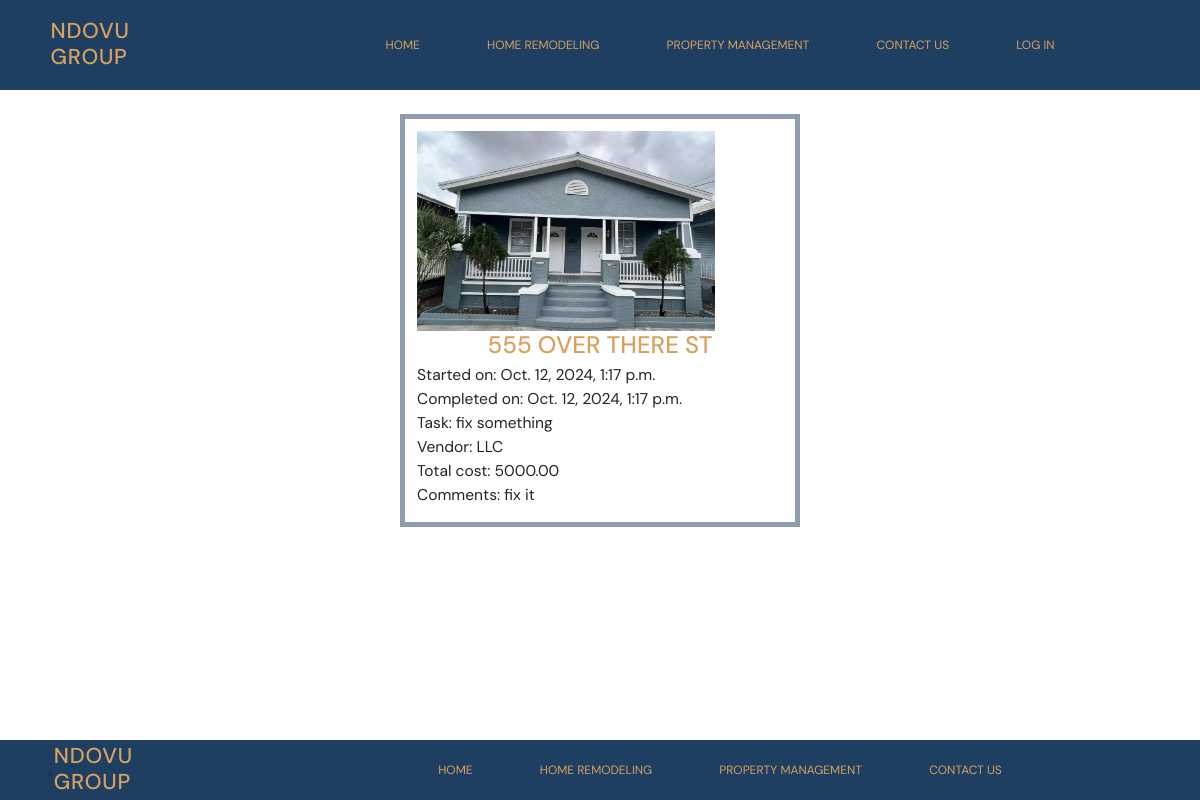
The app's page /projects/1/, older data.
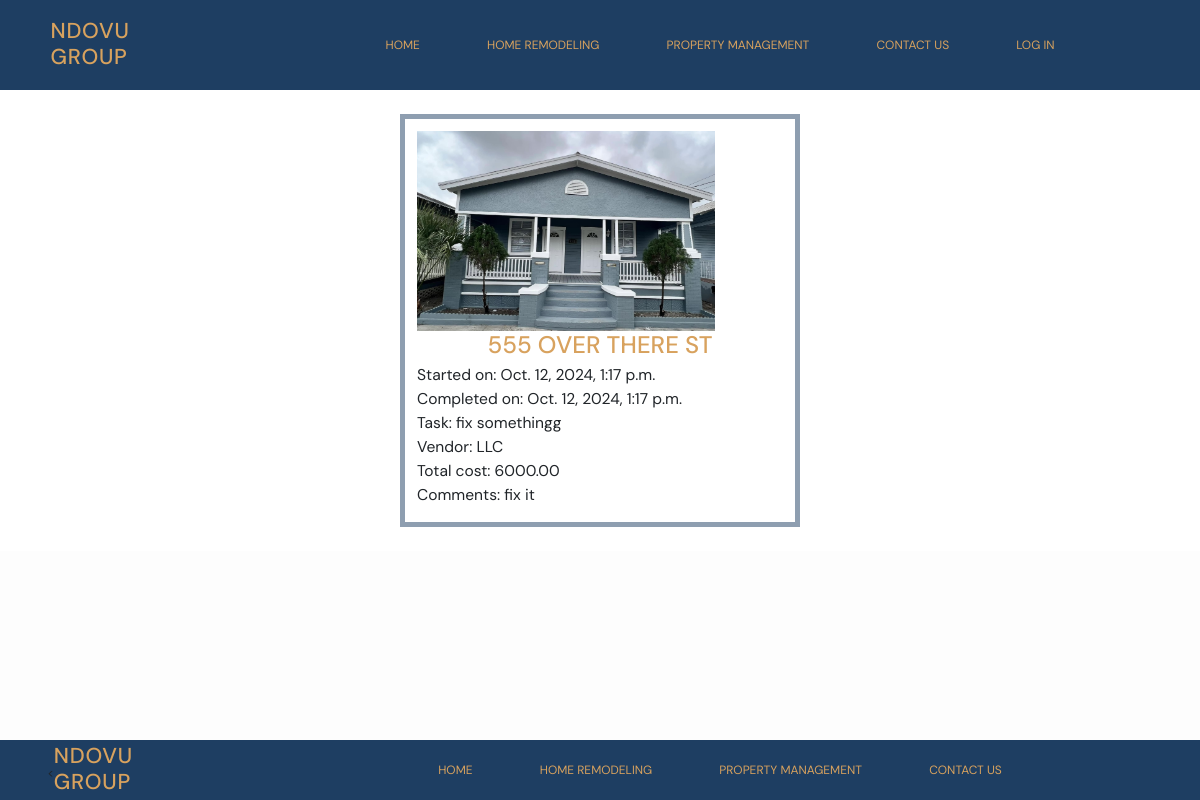
The same page, newer data.
### projects/models.py (models this page shows, shortened)
class Project(models.Model):
    name = models.CharField(max_length=128)
    image = models.ImageField(upload_to="static/img")
    tasks = models.CharField(max_length=200)
    vendor = models.CharField(max_length=50)
    total_cost = MoneyField(max_digits=14, decimal_places=2, default_currency='USD')
    comments = models.TextField()
    start_date = models.DateTimeField(auto_now_add=True)
    complete_date = models.DateTimeField(null=True, blank=True)

### projects/views.py (the view)
# urls.py: path("<int:pk>/", views.ProjectDetailView.as_view(), name="detail"),
class ProjectDetailView(DetailView): # read single, reads a single copy for read-only
        template_name = "projects/detail_project.html"
        model = Project

### templates/projects/detail_project.html (shortened to what this page needs)
{% extends 'base.html' %}
{% load static %}
{% block content %}
<div class="projects-list center-row">
    <div class="project-card">
        <img src="{{ project.image.url }}" alt="house">
        <h1> {{ project.name }} </h1>
        <p> Started on: {{ project.start_date }} </p>
        <p> Completed on: {{ project.complete_date }} </p>
        <p> Task: {{ project.tasks }} </p>
        <p> Vendor: {{ project.vendor }} </p>
        <p> Total cost: {{ project.total_cost }} </p>
        <p> Comments: {{ project.comments }} </p>
    </div>
</div>
{% endblock content %}

Row changes from the older to the newer data that the page shows:
changed Project "555 OVER THERE ST": tasks "fix something" → "fix somethingg"; total_cost "5000.00" → "6000.00"
